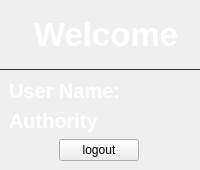
                  <widget class="QWidget" name="Account_info">
                   <property name="styleSheet">
                    <string notr="true">
QLabel{
color:white;
font:bold 15pt Arial;
}
QLabel#infotitleLabel{
color:white;
border-style:outset;
border-bottom-width:1px;
border-color:rgba(50,50,50,255);
font:bold 25pt Arial;
padding-left:25px;}
</string>
                   </property>
                   <layout class="QVBoxLayout" name="verticalLayout_3">
                    <property name="spacing">
                     <number>0</number>
                    </property>
                    <property name="leftMargin">
                     <number>0</number>
                    </property>
                    <property name="topMargin">
                     <number>0</number>
                    </property>
                    <property name="rightMargin">
                     <number>0</number>
                    </property>
                    <property name="bottomMargin">
                     <number>0</number>
                    </property>
                    <item>
                     <widget class="QLabel" name="infotitleLabel">
                      <property name="sizePolicy">
                       <sizepolicy hsizetype="Expanding" vsizetype="Fixed">
                        <horstretch>0</horstretch>
                        <verstretch>0</verstretch>
                       </sizepolicy>
                      </property>
                      <property name="minimumSize">
                       <size>
                        <width>0</width>
                        <height>70</height>
                       </size>
                      </property>
                      <property name="maximumSize">
                       <size>
                        <width>16777215</width>
                        <height>70</height>
                       </size>
                      </property>
                      <property name="styleSheet">
                       <string notr="true"/>
                      </property>
                      <property name="text">
                       <string>Welcome</string>
                      </property>
                     </widget>
                    </item>
                    <item>
                     <layout class="QHBoxLayout" name="horizontalLayout_6" stretch="1,1">
                      <item>
                       <widget class="QWidget" name="infotext1" native="true">
                        <layout class="QVBoxLayout" name="verticalLayout_15">
                         <item>
                          <layout class="QGridLayout" name="account_userinfolayout" rowstretch="1,1" columnstretch="1,1">
                           <item row="0" column="0">
                            <widget class="QLabel" name="account_usernameLabel">
                             <property name="text">
                              <string>User Name:</string>
                             </property>
                            </widget>
                           </item>
                           <item row="0" column="1">
                            <widget class="QLabel" name="account_usernamevalueLabel">
                             <property name="text">
                              <string/>
                             </property>
                            </widget>
                           </item>
                           <item row="1" column="0">
                            <widget class="QLabel" name="account_authorityLabel">
                             <property name="text">
                              <string>Authority</string>
                             </property>
                            </widget>
                           </item>
                           <item row="1" column="1">
                            <widget class="QLabel" name="account_authorityvalueLabel">
                             <property name="text">
                              <string/>
                             </property>
                            </widget>
                           </item>
                          </layout>
                         </item>
                         <item alignment="Qt::AlignRight">
                          <widget class="QPushButton" name="LogoutButton">
                           <property name="sizePolicy">
                            <sizepolicy hsizetype="Fixed" vsizetype="Fixed">
                             <horstretch>0</horstretch>
                             <verstretch>0</verstretch>
                            </sizepolicy>
                           </property>
                           <property name="text">
                            <string>logout</string>
                           </property>
                          </widget>
                         </item>
                        </layout>
                       </widget>
                      </item>
                      <item>
                       <widget class="QFrame" name="infotext2"/>
                      </item>
                     </layout>
                    </item>
                   </layout>
                  </widget>
